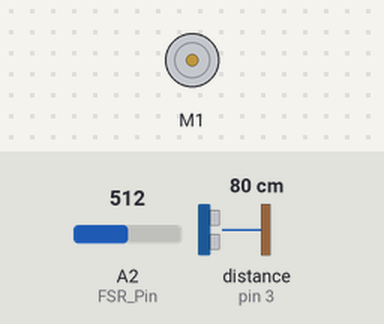
A sketch run on a simulated Arduino Uno, built with avr-gcc and run on an emulated ATmega328P. Parts: DC motor (green arrow = forward, orange = backward, longer = faster). The test bench sets the inputs (shaded band); at power-on: A2 (FSR_Pin) = 512, distance to the obstacle (sensor on pin 3) 80 cm. The echo pulse lasts 58.3 µs per cm; what the sketch prints to the serial monitor is not drawn.

Above: at 1.2 s.
1.3 s: A2 (FSR_Pin) set to 111
2.8 s: A2 (FSR_Pin) set to 94
At 3.9 s:
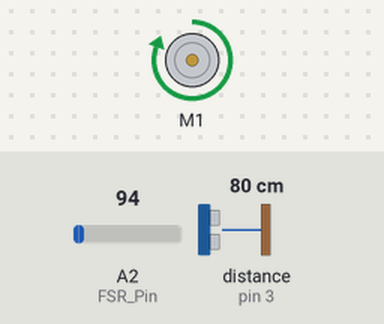
4.5 s: distance to the obstacle (sensor on pin 3) set to 53 cm
6.0 s: distance to the obstacle (sensor on pin 3) set to 44 cm
At 6.14 s:
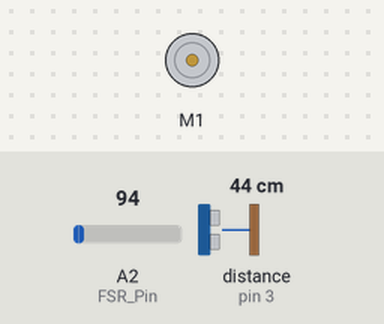
9.0 s: distance to the obstacle (sensor on pin 3) set to 60 cm
At 10.1 s:
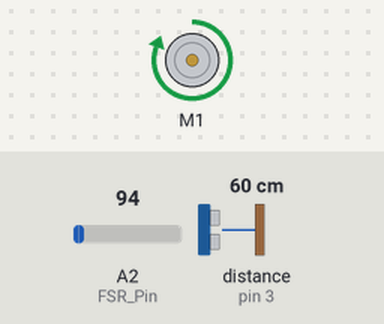
10.5 s: distance to the obstacle (sensor on pin 3) set to 2 cm
At 10.65 s:
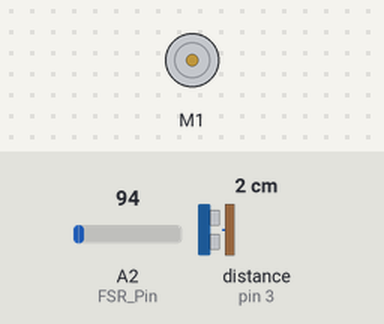
Timing chart, 0 to 14.5 s (numbered marks = the images above; inputs shaded):
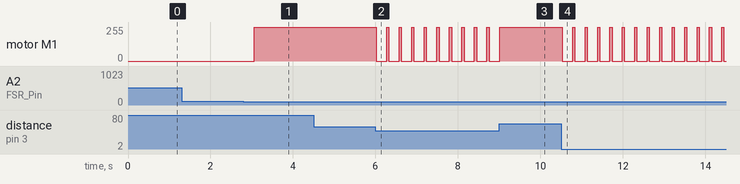

Measured:
- the behaviour switches between 101 and 100 on A2 (FSR_Pin) (found by bisection; images 0 and 1)
- the behaviour switches between 49 and 48 cm on distance to the obstacle (sensor on pin 3) (found by bisection; images 1 and 2)
- after the input at 1.3 s, every drawn part: stays the same
- after the input at 2.8 s, motor M1: stopped → forward 255/255 after 0.26 s
- after the input at 4.5 s, every drawn part: stays the same
- after the input at 6.0 s, motor M1: alternates forward 255/255 for 0.05 s and stopped for 0.25 s, starting at once
- after the input at 9.0 s, motor M1: goes on until 9.0 s, then stays forward 255/255
- after the input at 10.5 s, motor M1: alternates forward 255/255 for 0.05 s and stopped for 0.25 s, starting at once

The sketch:

motor_fsr_sonar1.ino
```cpp
#include <NewPing.h>
#include "DualMC33926MotorShield.h"

#define TRIGGER_PIN  2  // Arduino pin tied to trigger pin on the ultrasonic sensor.
#define ECHO_PIN     3  // Arduino pin tied to echo pin on the ultrasonic sensor.
#define MAX_DISTANCE 300 // Maximum distance we want to ping for (in centimeters). Maximum sensor distance is rated at 400-500cm.

NewPing sonar(TRIGGER_PIN, ECHO_PIN, MAX_DISTANCE); // NewPing setup of pins and maximum distance.

int FSR_Pin = A2; //analog pin 2

DualMC33926MotorShield md;

void setup()
{
  Serial.begin(115200);
  md.init();
// turn on motor
//motor2.setSpeed(200);
//motor4.setSpeed(200);
}

void loop()
{
  int speed =400; // mx speed according to pololu. is this current?
  int FSRReading = analogRead(FSR_Pin);
  md.setM1Speed(speed);

  if (FSRReading > 100)
  {
     md.setM1Speed(0);
     Serial.println(FSRReading);
     Serial.print(" Stopped ");
     delay(250); //just here to slow down the output for easier reading
   }

  delay(50);                // Wait 50ms between pings (about 20 pings/sec). 29ms should be the shortest delay between pings.
  int cm = sonar.ping_cm(); // Send out the ping, get the results in centimeters.
 // Serial.print("Ping: ");
 // Serial.print(cm);         // Print the result (0 = outside the set distance range, no ping echo)
 // Serial.println("cm");

  if (cm < 50)
   {
      md.setM1Speed(0);
      Serial.print(" Stopped ");
      Serial.print("Ping: ");
      Serial.print(cm);         // Print the result (0 = outside the set distance range, no ping echo)
      Serial.println("cm");
      delay(250); //just here to slow down the output for easier reading
   }

}
```
